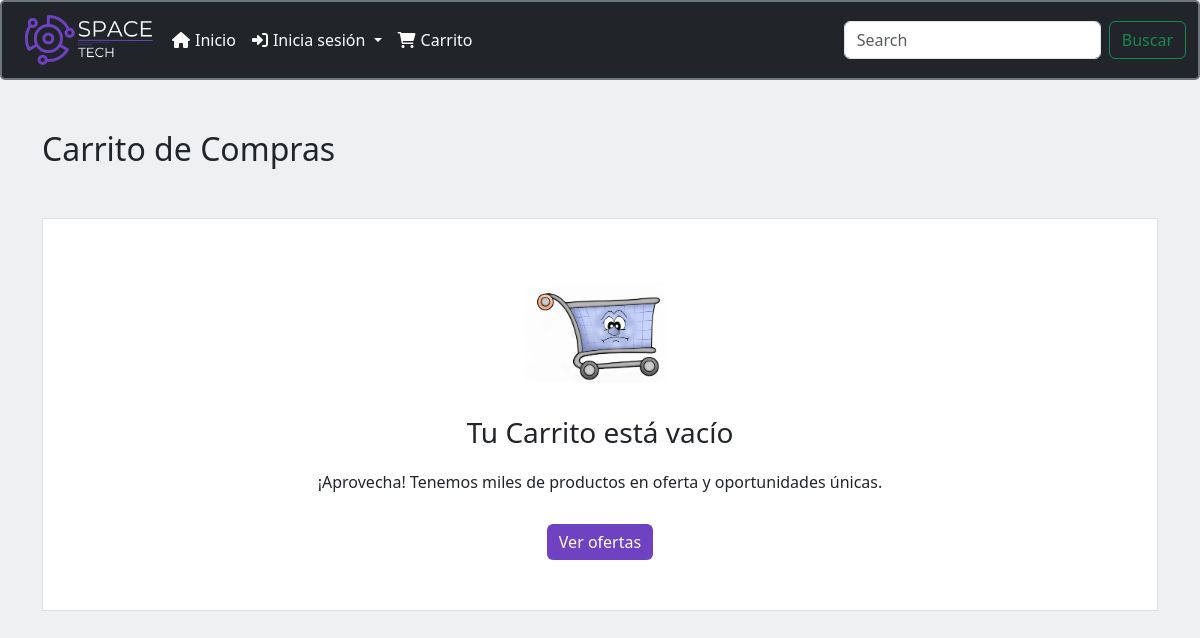
Before: /cart/ (signed in) with the older database file.
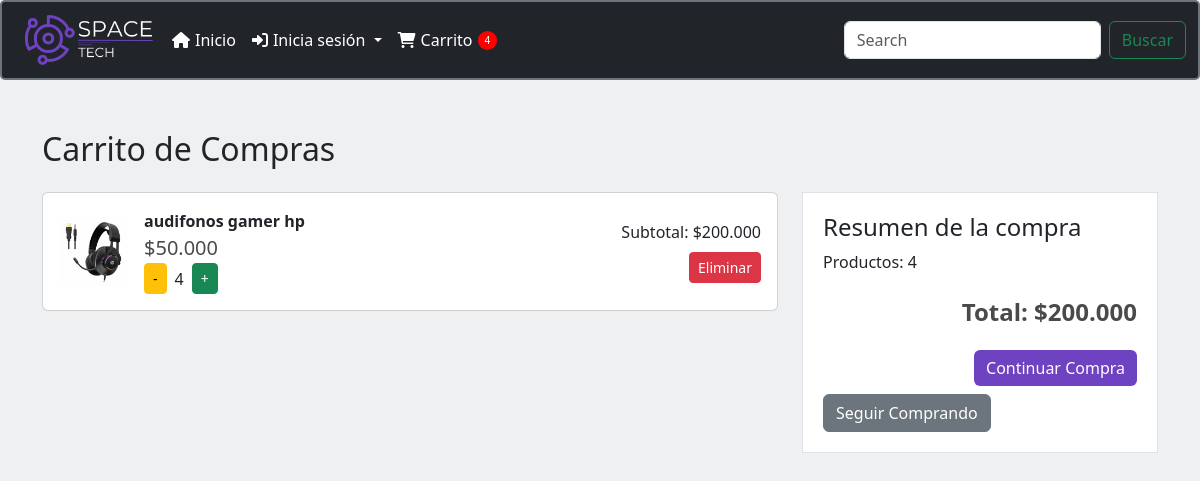
After: the same page with the newer database file.
### menu/models.py (models this page shows, shortened)
class Producto(models.Model):
    id_producto = models.AutoField(primary_key=True, editable=False)
    nombre_producto = models.CharField(max_length=100, verbose_name='Nombre del Producto')
    proveedor = models.ForeignKey(Proveedor, on_delete=models.CASCADE, verbose_name='Proveedor')
    stock_actual = models.IntegerField(verbose_name='Stock Actual', null=True, blank=True)
    stock_minimo = models.IntegerField(verbose_name='Stock Mínimo', null=True, blank=True)
    precio_costo = models.IntegerField(verbose_name='Precio de Costo')
    precio_venta = models.IntegerField(verbose_name='Precio de Venta', default=0)
    foto_producto = models.ImageField(upload_to='static/img/', verbose_name='Foto del Producto', null=True, blank=True)
    mostrar_en_home = models.BooleanField(default=False, verbose_name='Mostrar en Home')

### menu/views.py (the view)
# urls.py: path('cart/', view_cart, name='view_cart'),
@login_required
def view_cart(request):
    cart, created = Cart.objects.get_or_create(user=request.user)
    items = CartItem.objects.filter(cart=cart)
    cart_items = []
    total = 0
    total_quantity = 0  # Variable para mantener la cantidad total de productos
    for item in items:
        subtotal = item.product.precio_venta * item.quantity
        total += subtotal
        total_quantity += item.quantity  # Sumar la cantidad de cada ítem al total
        cart_items.append({
            'product': item.product,
            'quantity': item.quantity,
            'subtotal': subtotal,
            'id': item.id
        })
    return render(request, 'cart.html', {
        'items': cart_items,
        'total': total,
        'carrito_items_count': total_quantity,
        'total_products': total_quantity  # Pasar la cantidad total de productos a la plantilla
    })

### menu/context_processors.py (called while the page is built)
def carrito_items_count(request):
    if request.user.is_authenticated:
        cart, created = Cart.objects.get_or_create(user=request.user)
        carrito_items_count = CartItem.objects.filter(cart=cart).aggregate(total_quantity=Sum('quantity'))['total_quantity'] or 0
    else:
        carrito_items_count = 0
    return {
        'carrito_items_count': carrito_items_count
    }

### menu/templatetags/custom_filters.py (called while the page is built)
@register.filter(name='format_price')
def format_price(value):
    return f"${value:,.0f}".replace(",", ".")

### menu/templates/cart.html (shortened to what this page needs)
<!DOCTYPE html>
<html lang="en">
{% load static %}
{% load custom_filters %}
<head>
    <link href="https://cdn.jsdelivr.net/npm/bootstrap@5.3.3/dist/css/bootstrap.min.css" rel="stylesheet">
</head>
<body style="background-color: #eff0f1;">
    {% include "plantilla/menu.html" %}
    <div class="container">
        <h2 class="mb-4">Carrito de Compras</h2>
        {% if items %}
        <div class="row">
            <div class="col-lg-8">
                {% for item in items %}
                <div class="card">
                    <div class="card-body">
                        <img src="{{ item.product.foto_producto.url }}" alt="{{ item.product.nombre_producto }}" class="product-img">
                        <div class="product-details">
                            <div class="product-name">{{ item.product.nombre_producto }}</div>
                            <div style="font-size: 20px; color: #4a4a4a;"> {{ item.product.precio_venta|format_price }}</div>
                            <div class="d-flex align-items-center">
                                <a href="{% url 'decrement_quantity' item.id %}" class="btn btn-warning btn-sm">-</a>
                                <span class="mx-2">{{ item.quantity }}</span>
                                <a href="{% url 'increment_quantity' item.id %}" class="btn btn-success btn-sm">+</a>
                            </div>
                        </div>
                        <div class="product-actions">
                            <div>Subtotal: {{ item.subtotal|format_price }}</div>
                            <a href="{% url 'remove_from_cart' item.id %}" class="btn btn-danger btn-sm mt-2">Eliminar</a>
                        </div>
                    </div>
                </div>
                {% endfor %}
            </div>
            <div class="col-lg-4">
                <div class="resume">
                    <h4>Resumen de la compra</h4>
                    <div>Productos: {{ total_products }}</div>
                    <div class="total">Total: {{ total|format_price }}</div>
                    <form action="{% url 'checkout' %}" method="get">
                        <button type="submit" class="btn btn-primary btn-comprar">Continuar Compra</button>
                    </form>
                    <a href="/" class="btn btn-secondary mt-2">Seguir Comprando</a>
                </div>
            </div>
        </div>
        {% else %}
        <div class="empty-cart">
            <img src="{% static 'img/carritoT.webp' %}" alt="Carrito vacío">
            <h3>Tu Carrito está vacío</h3>
            <p>¡Aprovecha! Tenemos miles de productos en oferta y oportunidades únicas.</p>
            <a href="/" class="btn btn-primary">Ver ofertas</a>
        </div>
        {% endif %}
    </div>
</body>
</html>

Changed rows visible on the page:
now on this page (row edited): Producto: product.foto_producto (picture), product.nombre_producto "audifonos gamer hp", product.precio_venta "$50.000", quantity "4", subtotal "$200.000"
Other visible differences:
{{ carrito_items_count }}: (not shown) → "4"
{{ total_products }}: (not shown) → "4"
{{ total|format_price }}: (not shown) → "$200.000"
text no longer shown: "Tu Carrito está vacío ¡Aprovecha! Tenemos miles de productos en oferta y oportunidades únicas. Ver ofertas"
text now shown: "Resumen de la compra Productos: Total: Continuar Compra Seguir Comprando"
